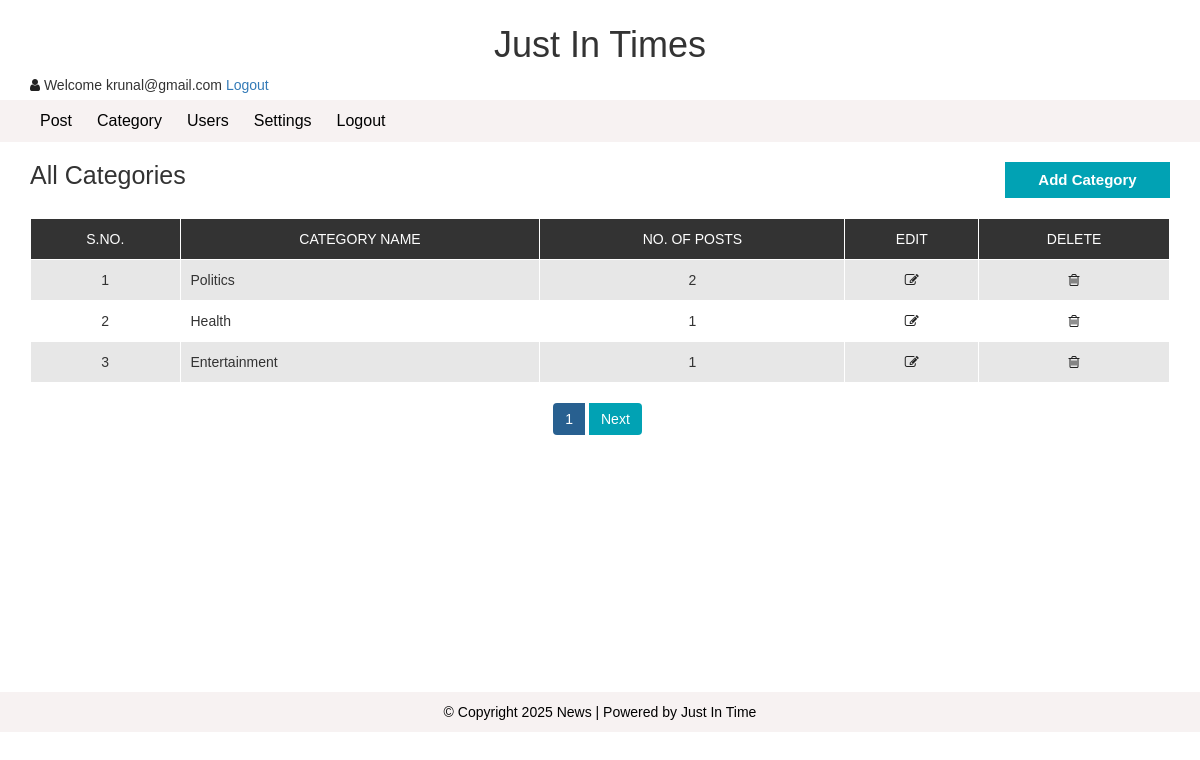
/admin/category.php (signed in), run on the app's committed database.
### tables this page shows
CREATE TABLE `category` (
  `category_id` int(11) NOT NULL,
  `category_name` varchar(100) NOT NULL,
  `post` int(11) NOT NULL DEFAULT 0
);

### admin/category.php (the view, shortened to what this page needs)
<?php include "header.php"; ?>
<div id="admin-content">
    <div class="container">
        <div class="row">
            <div class="col-md-10">
                <h1 class="admin-heading">All Categories</h1>
            </div>
            <div class="col-md-2">
                <a class="add-new" href="add-category.php">add category</a>
            </div>
            <div class="col-md-12">
              <?php
                include 'config.php';
                  $limit = 3;
                  if(isset($_GET["page"])){
                      $page = $_GET["page"];
                  }
                  else{
                      $page = 1;
                  };
                  $offset = ($page-1)* $limit;
              $sql = "SELECT * FROM  category ORDER BY category_id DESC Limit $offset,$limit";
              $result = mysqli_query($conn, $sql);
              if (mysqli_num_rows($result) > 0) {
                  $table = '<table class="content-table">';
                  $table .= '<thead>
                                  <th>S.No.</th>
                                  <th>Category Name</th>
                                  <th>No. of Posts</th>
                                  <th>Edit</th>
                                  <th>Delete</th>
                              </thead>
                              <tbody>';
                    $serial = $offset + 1;
                  while($row = mysqli_fetch_assoc($result)) {
                    $table .= "<tr>
                            <td class='id'>{$serial}</td>
                            <td>{$row["category_name"]}</td>
                            <td>{$row["post"]}</td>
                            <td class='edit'><a href='update-category.php?id={$row['category_id']}' ><i class='fa fa-edit'></i></a></td>
                            <td class='delete'><a href='delete-category.php?id={$row['category_id']}'><i class='fa fa-trash-o'></i></a></td>
                        </tr>";
                        $serial++;
                  }
                  $table .= '</tbody></table>';
                  echo $table;
              } else {
                  echo "<h3>No Results Found.</h3>";
              }
              $sql1 = "SELECT COUNT(category_id) FROM category";
              $result_1 = mysqli_query($conn,$sql1);
              $row_db = mysqli_fetch_row($result_1);
              $total_record = $row_db[0];
              $total_page = ( $total_record / $limit);
              echo  "<ul class='pagination admin-pagination'>";
                  if($total_record > $limit){
                      for ($i=1; $i<=$total_page ; $i++) {
                          if($i == $page){
                              $cls ='btn-primary active';
                          }else{
                              $cls ='btn-primary';
                          }
                          echo"<li><a href='category.php?page=".$i."' class='{$cls}'>$i</a></li>";
                      }
                  }
                  if($total_page>$page){
                      echo"<li> <a href='category.php?page=".($page+1)."'>Next</a></li>";
                  }
              echo "</ul>";
              ?>
            </div>
        </div>
    </div>
</div>
<?php include "footer.php"; ?>

### css/style.css (style rules this page uses)
body { background: #ffffff; font-family: verdana, sans-serif,arial,Helvetica; }
a, a:hover, a:focus { text-decoration: none; outline: none; }
ul { margin:0; padding:0; list-style:none; }
#admin-content { padding: 20px 0; min-height: 550px; }
#admin-content .admin-heading { font-size: 25px; margin: 0 0 20px; }
#admin-content .add-new { color: #fff; background-color: #01a2b4; font-size: 15px; font-weight: 600; text-align: center; text-transform: capitalize; padding: 7px 10px; margin: 0 0 20px; display: block; transition: all 0.3s; }
#admin-content .content-table { border: 1px solid #000; width: 100%; margin: 0 0 20px; }
#admin-content .content-table thead { color: #fff; background-color: #333; }
#admin-content .content-table th { padding: 10px; border: 1px solid #fff; font-weight: 300; text-align: center; text-transform: uppercase; }
#admin-content .content-table tbody { color: #333; }
#admin-content .content-table tbody tr { background-color: #e7e7e7; }
#admin-content .content-table tbody tr:nth-child(even) { background-color: transparent; }
#admin-content .content-table tbody td { padding: 10px; border: 1px solid #fff; text-align: center; }
#admin-content .content-table tbody td:nth-child(2) { text-align: left; }
#admin-content .admin-pagination { margin-top: 0; }
#admin-content .admin-pagination li a { display: block; }
.id, .edit, .delete { text-align:center; }
.pagination { display: block; text-align: center; margin: 0; }
.pagination li { display:inline-block; margin: 0 5px 0 0; }
.pagination li a { border: none; background: #01a2b4; color: #fff; }
i.fa { color:#222; }

### data on the page
category: category_name "Politics", post "2"
category: category_name "Health", post "1"
category: category_name "Entertainment", post "1"

### other printed values
$_SESSION["username"] "krunal@gmail.com"
